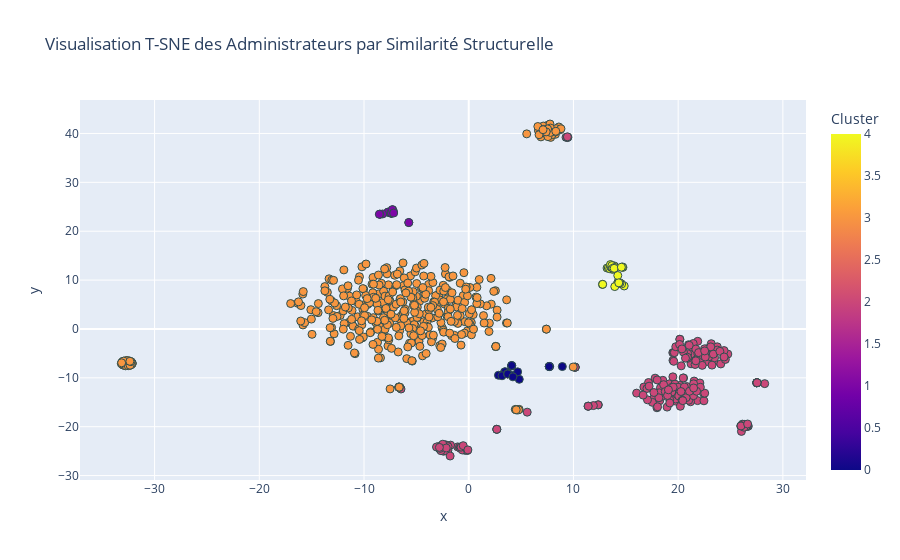

Write notebook code for a chart like this one.
### Markdown cell above
## VISUALISATION T-SNE DES EMBEDDINGS

### Code cell
print("\n🎨 VISUALISATION T-SNE DES EMBEDDINGS")
print("=" * 40)

if len(embeddings) > 10:
    # Réduction de dimension avec t-SNE
    tsne = TSNE(n_components=2, random_state=42, perplexity=min(30, len(embeddings)-1))
    embeddings_2d = tsne.fit_transform(embedding_matrix)
    
    # Création du DataFrame pour visualisation
    viz_df = pd.DataFrame({
        'x': embeddings_2d[:, 0],
        'y': embeddings_2d[:, 1],
        'cluster': clusters,
        'node_id': node_ids
    })
    
    # Fusion avec les données des administrateurs
    viz_df = viz_df.merge(officers_df[['id', 'name', 'degree', 'betweenness']], 
                         left_on='node_id', right_on='id', how='left')
    
    # Visualisation Plotly
    fig = px.scatter(viz_df, x='x', y='y', color='cluster',
                     hover_data=['name', 'degree', 'betweenness'],
                     title='Visualisation T-SNE des Administrateurs par Similarité Structurelle',
                     labels={'cluster': 'Cluster'})
    
    fig.update_traces(marker=dict(size=8, line=dict(width=1, color='DarkSlateGrey')),
                      selector=dict(mode='markers'))
    
    fig.show()

### Figure 1 — Plotly figure (JSON) as saved in the notebook; plotly's stock layout.template omitted (floating-point values rounded to 4 significant figures; data arrays with more than 128 entries replaced by an {"elided": "..."} marker saying what was removed)
{"data": [{"customdata": {"elided": "700x3 mixed values"}, "hovertemplate": "x=%{x}<br>y=%{y}<br>name=%{customdata[0]}<br>degree=%{customdata[1]}<br>betweenness=%{customdata[2]}<br>Cluster=%{marker.color}<extra></extra>", "legendgroup": "", "marker": {"color": {"elided": "700 int values"}, "coloraxis": "coloraxis", "line": {"color": "DarkSlateGrey", "width": 1}, "size": 8, "symbol": "circle"}, "mode": "markers", "name": "", "orientation": "v", "showlegend": false, "type": "scatter", "x": {"elided": "700 float values"}, "xaxis": "x", "y": {"elided": "700 float values"}, "yaxis": "y"}], "layout": {"coloraxis": {"colorbar": {"title": {"text": "Cluster"}}, "colorscale": [[0, "#0d0887"], [0.1111, "#46039f"], [0.2222, "#7201a8"], [0.3333, "#9c179e"], [0.4444, "#bd3786"], [0.5556, "#d8576b"], [0.6667, "#ed7953"], [0.7778, "#fb9f3a"], [0.8889, "#fdca26"], [1, "#f0f921"]]}, "legend": {"tracegroupgap": 0}, "title": {"text": "Visualisation T-SNE des Administrateurs par Similarité Structurelle"}, "xaxis": {"anchor": "y", "domain": [0, 1], "title": {"text": "x"}}, "yaxis": {"anchor": "x", "domain": [0, 1], "title": {"text": "y"}}}}
